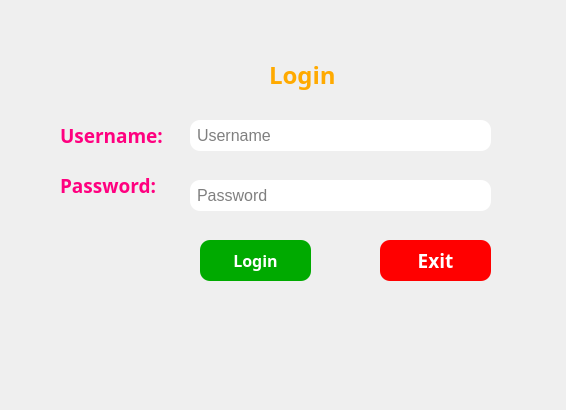
<?xml version="1.0" encoding="UTF-8"?>
<ui version="4.0">
 <class>MainWindow</class>
 <widget class="QMainWindow" name="MainWindow">
  <property name="geometry">
   <rect>
    <x>0</x>
    <y>0</y>
    <width>566</width>
    <height>410</height>
   </rect>
  </property>
  <property name="windowTitle">
   <string>MainWindow</string>
  </property>
  <widget class="QWidget" name="centralwidget">
   <widget class="QLabel" name="label">
    <property name="geometry">
     <rect>
      <x>90</x>
      <y>30</y>
      <width>541</width>
      <height>471</height>
     </rect>
    </property>
    <property name="text">
     <string/>
    </property>
   </widget>
   <widget class="QWidget" name="widget" native="true">
    <property name="geometry">
     <rect>
      <x>-70</x>
      <y>0</y>
      <width>701</width>
      <height>451</height>
     </rect>
    </property>
    <widget class="QLabel" name="label_2">
     <property name="geometry">
      <rect>
       <x>-40</x>
       <y>-50</y>
       <width>701</width>
       <height>611</height>
      </rect>
     </property>
     <property name="styleSheet">
      <string notr="true">border-image: url(:/newPrefix/login1.png);
</string>
     </property>
     <property name="text">
      <string/>
     </property>
     <property name="pixmap">
      <pixmap>C:/Users/Admin/Downloads/pxfuel.jpg</pixmap>
     </property>
    </widget>
    <widget class="QLabel" name="label_3">
     <property name="geometry">
      <rect>
       <x>330</x>
       <y>50</y>
       <width>91</width>
       <height>51</height>
      </rect>
     </property>
     <property name="font">
      <font>
       <family>Segoe UI Black</family>
       <pointsize>26</pointsize>
       <weight>75</weight>
       <bold>true</bold>
       <underline>false</underline>
       <strikeout>false</strikeout>
      </font>
     </property>
     <property name="styleSheet">
      <string notr="true">color: rgb(255, 170, 0);</string>
     </property>
     <property name="text">
      <string>&lt;html&gt;&lt;head/&gt;&lt;body&gt;&lt;p align=&quot;center&quot;&gt;&lt;span style=&quot; font-size:18pt; color:#ffaa00;&quot;&gt;Login &lt;/span&gt;&lt;/p&gt;&lt;/body&gt;&lt;/html&gt;</string>
     </property>
    </widget>
    <widget class="QLabel" name="label_4">
     <property name="geometry">
      <rect>
       <x>130</x>
       <y>110</y>
       <width>121</width>
       <height>51</height>
      </rect>
     </property>
     <property name="font">
      <font>
       <family>Segoe UI Black</family>
       <pointsize>14</pointsize>
       <weight>75</weight>
       <bold>true</bold>
      </font>
     </property>
     <property name="styleSheet">
      <string notr="true">color: rgb(255, 0, 127);</string>
     </property>
     <property name="text">
      <string>Username:</string>
     </property>
    </widget>
    <widget class="QLabel" name="label_5">
     <property name="geometry">
      <rect>
       <x>130</x>
       <y>160</y>
       <width>121</width>
       <height>51</height>
      </rect>
     </property>
     <property name="font">
      <font>
       <family>Segoe UI Black</family>
       <pointsize>14</pointsize>
       <weight>75</weight>
       <bold>true</bold>
      </font>
     </property>
     <property name="styleSheet">
      <string notr="true">color: rgb(255, 0, 127);</string>
     </property>
     <property name="text">
      <string>Password:</string>
     </property>
    </widget>
    <widget class="QPushButton" name="pushButtonLogin">
     <property name="geometry">
      <rect>
       <x>270</x>
       <y>240</y>
       <width>111</width>
       <height>41</height>
      </rect>
     </property>
     <property name="font">
      <font>
       <family>Segoe UI Black</family>
       <pointsize>12</pointsize>
       <weight>75</weight>
       <bold>true</bold>
      </font>
     </property>
     <property name="styleSheet">
      <string>border-radius: 10px; background-color: #00aa00; color: white;</string>
     </property>
     <property name="text">
      <string>Login</string>
     </property>
    </widget>
    <widget class="QLineEdit" name="lineEditPassword">
     <property name="geometry">
      <rect>
       <x>260</x>
       <y>180</y>
       <width>301</width>
       <height>31</height>
      </rect>
     </property>
     <property name="font">
      <font>
       <pointsize>12</pointsize>
      </font>
     </property>
     <property name="styleSheet">
      <string>border-radius: 10px; background: white; padding: 5px;</string>
     </property>
     <property name="echoMode">
      <enum>QLineEdit::Password</enum>
     </property>
     <property name="placeholderText">
      <string>Password </string>
     </property>
    </widget>
    <widget class="QLineEdit" name="lineEditUsername">
     <property name="geometry">
      <rect>
       <x>260</x>
       <y>120</y>
       <width>301</width>
       <height>31</height>
      </rect>
     </property>
     <property name="font">
      <font>
       <pointsize>12</pointsize>
       <weight>50</weight>
       <bold>false</bold>
      </font>
     </property>
     <property name="focusPolicy">
      <enum>Qt::WheelFocus</enum>
     </property>
     <property name="styleSheet">
      <string>border-radius: 10px; background: white; padding: 5px;</string>
     </property>
     <property name="echoMode">
      <enum>QLineEdit::Normal</enum>
     </property>
     <property name="placeholderText">
      <string>Username</string>
     </property>
    </widget>
    <widget class="QPushButton" name="pushButtonExit">
     <property name="geometry">
      <rect>
       <x>450</x>
       <y>240</y>
       <width>111</width>
       <height>41</height>
      </rect>
     </property>
     <property name="font">
      <font>
       <family>Segoe UI Black</family>
       <pointsize>14</pointsize>
       <weight>75</weight>
       <bold>true</bold>
      </font>
     </property>
     <property name="styleSheet">
      <string>border-radius: 10px; background-color: red; color: white;</string>
     </property>
     <property name="text">
      <string>Exit</string>
     </property>
    </widget>
   </widget>
  </widget>
 </widget>
 <resources>
  <include location="../images/file.qrc"/>
 </resources>
 <connections/>
</ui>
